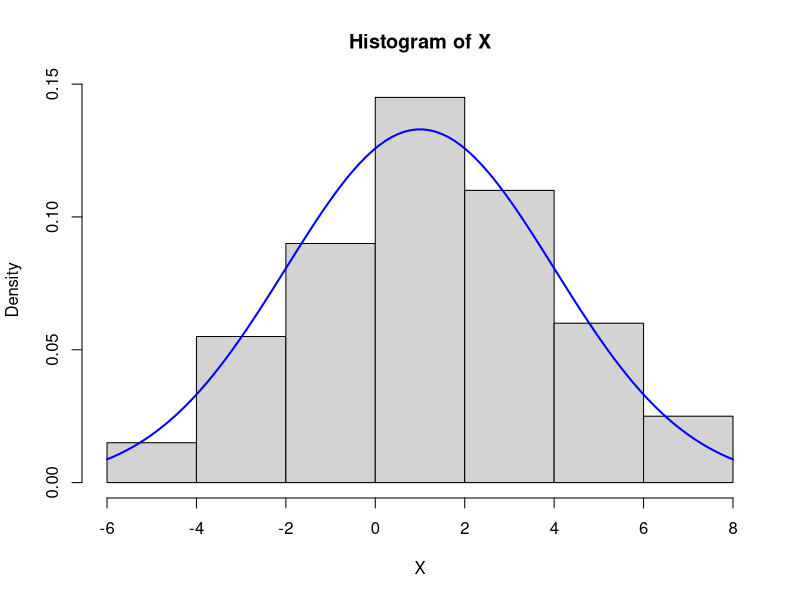
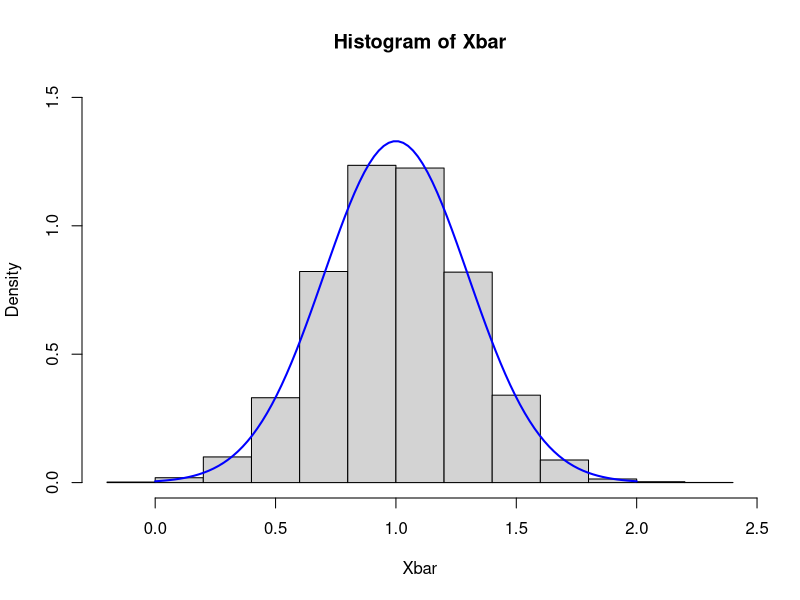

Source code (R) for these figures, in order: (Note: this script raises an error after producing the figures.)
# clear the workspace
rm(list=ls())
# -----------------------------------------------------------------
# Sampling distribution
# -----------------------------------------------------------------
# 1 and 2
set.seed(123)
X = rnorm(100, mean=1, sd=3)
hist(X, freq=FALSE)
xx = seq(from=-6, to=8, length.out=100)
ypdf = dnorm(xx, mean=1, sd=3)
lines(xx, ypdf, type='l', col='blue', lw=2)

# 3
# sample mean
mean(X)
# standard deviation of the sample mean (in theory)
3/sqrt(100)
# standard error of the sample mean
sd(X)/sqrt(100)

# 4 MC
nSim = 10000
n = 100   
Xbar = c() # collect sample mean from each simulation
# Sig2bar = c() # collect sample variance from each simulation
# pb = txtProgressBar(min = 0, max = nSim, initial = 0, style = 3) 
for (i in 1:nSim){
  # setTxtProgressBar(pb, i)
  X = rnorm(n, mean=1, sd = 3)
  Xbar = rbind(Xbar, mean(X))
 # Sig2bar = rbind(Sig2bar, var(X))
}
# close(pb)

# distribution of the sample mean (Xbar) from simulated data
hist(Xbar, freq=FALSE, ylim=c(0,1.5))         # the histogram of sample mean
xx = seq(from=0, to=2, length.out=100)        # discretize the grid 
ypdf = dnorm(xx, mean=1, sd=3/sqrt(n))        # calculate the theoretical density
lines(xx, ypdf, type='l', col='blue', lw=2)   # plot the density line for reference

mean(Xbar)
var(Xbar)

# distribution of the sample variance (Sig2bar) from simulated data
hist(Sig2bar, freq=FALSE)         # the histogram of sample mean

mean(Sig2bar)
var(Sig2bar)

# -----------------------------------------------------------------
# Bootstrap
# -----------------------------------------------------------------
# regenerate data to avoid overwriting
set.seed(123)
X = rnorm(10000, mean=1, sd=3)
#nonparametric bootstrap
B = 10000 # number of bootstrap samples you want
          # if may take times if B is large
n = 100   # sample size of each bootstrap
Xbar = c()
# pb = txtProgressBar(min = 0, max = B, initial = 0, style = 3) 
for (b in 1:B){
  # setTxtProgressBar(pb, b)
  Xbar1 = mean(sample(X, n, replace=TRUE))
  Xbar = rbind(Xbar, Xbar1)
}
# close(pb)
 
# It is better to make smaller cell to make clear of steps.
# combine them after the code is tested and you feel comfortable.
hist(Xbar, freq=FALSE, ylim=c(0,1.5)) 
xx = seq(from=0, to=2, length.out=100)
ypdf = dnorm(xx, mean=1, sd=3/sqrt(n))
lines(xx, ypdf, type='l', col='blue', lw=2)


# -----------------------------------------------------------------
# 2nd extension: variance
# -----------------------------------------------------------------
# regenerate data to avoid overwriting
set.seed(123)
X = rnorm(100, mean=1, sd=3)
#nonparametric bootstrap
B = 10000
n = 100
B.Sig2bar = c()
pb = txtProgressBar(min = 0, max = B, initial = 0, style = 3) 
for (b in 1:B){
  setTxtProgressBar(pb, b)
  B.Sig2bar = c(B.Sig2bar, var(sample(X, n, replace=TRUE)))
}
close(pb)

hist(B.Sig2bar, freq=FALSE) 
mean(B.Sig2bar) # problematic when sample size is small

# It is better to make smaller cell to make clear of steps.
# combine them after the code is tested and you feel comfortable.
s = var(X)
# bias correction
B = 10000
n = 100
eb <- c()
pb = txtProgressBar(min = 0, max = B, initial = 0, style = 3) 
for (b in 1:B){
  sb <- var(X[sample.int(100, replace=TRUE)]) 
  eb <- c(eb, sb-s)
}

mean(eb)
tvals <- quantile(eb, c(0.05, 0.95))
print(tvals)
debiased_s = s-tvals[2:1]; # do not print
names(debiased_s)= c('5%', '95%') # what if remove this line?
print(debiased_s)
# 9 is in the CI!